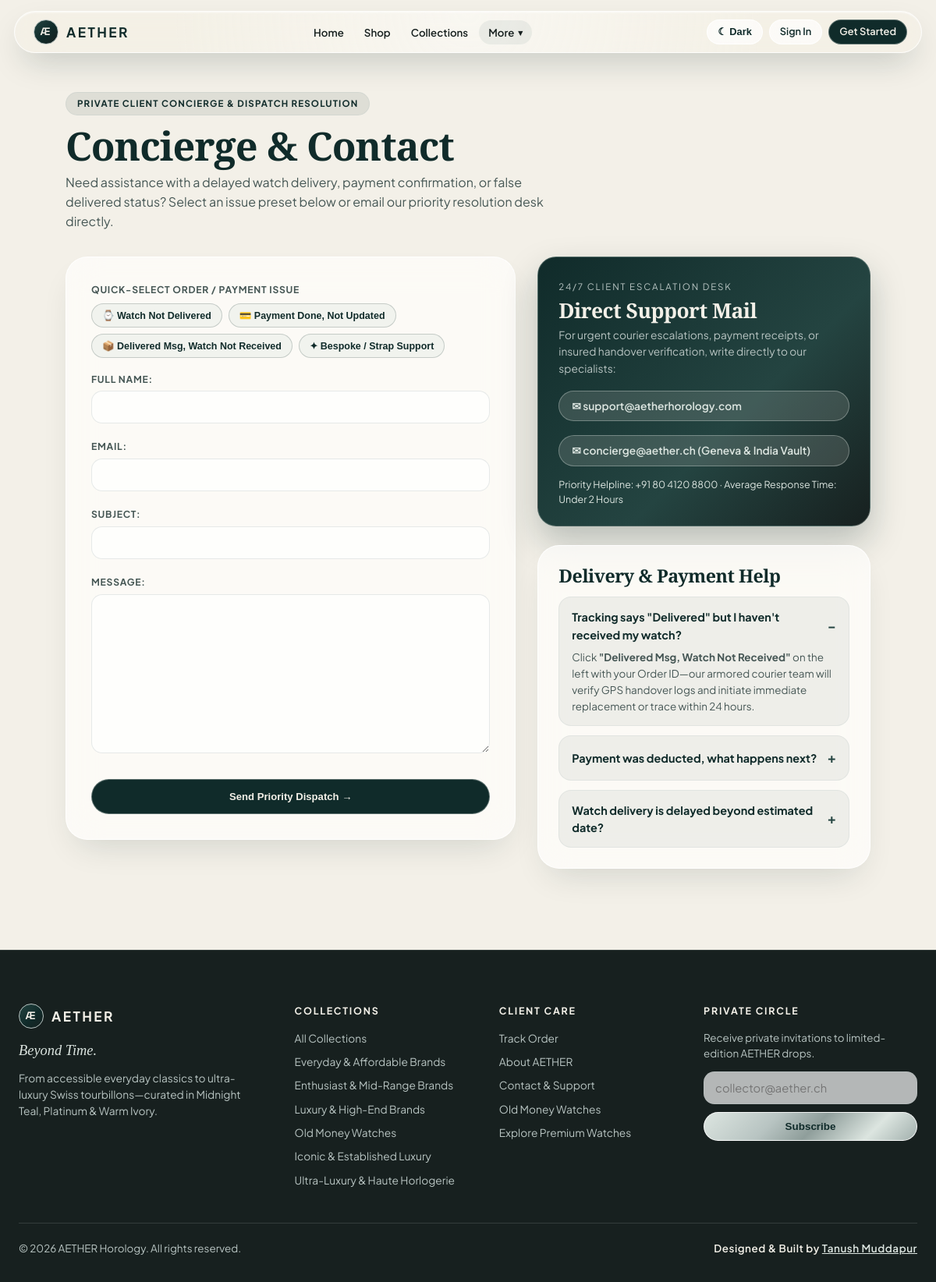
Page /contact/ on the committed database.
### store/models.py (models this page shows, shortened)
class Category(models.Model):
    name = models.CharField(max_length=120, unique=True)
    slug = models.SlugField(max_length=140, unique=True, blank=True)
    description = models.TextField(blank=True)
    image = models.ImageField(upload_to='collections/', blank=True, null=True)
    image_url = models.URLField(blank=True)
    display_order = models.PositiveIntegerField(default=0)
    class Meta:
        ordering = ['display_order', 'name']

### store/views.py (the view)
# urls.py: path('contact/', views.contact, name='contact'),
def contact(request):
    if request.method == 'POST':
        form = ContactForm(request.POST)
        if form.is_valid():
            form.save()
            messages.success(request, 'Your message has been received by the AETHER Concierge Desk.')
            return redirect('store:contact')
    else:
        initial = {}
        if request.user.is_authenticated:
            initial = {
                'full_name': getattr(request.user.profile, 'full_name', request.user.username),
                'email': request.user.email,
            }
        form = ContactForm(initial=initial)
    return render(request, 'contact.html', {'form': form})

### store/forms.py
class ContactForm(forms.ModelForm):
    class Meta:
        model = ContactMessage
        fields = ['full_name', 'email', 'subject', 'message']

### store/context_processors.py (called while the page is built)
def global_nav_counts(request):
    cart_count = 0
    wishlist_count = 0
    wishlist_product_ids = []
    if request.user.is_authenticated:
        cart, _ = Cart.objects.get_or_create(user=request.user)
        wishlist, _ = Wishlist.objects.get_or_create(user=request.user)
        cart_count = cart.total_items
        wishlist_product_ids = list(wishlist.items.values_list('product_id', flat=True))
        wishlist_count = len(wishlist_product_ids)
    return {
        'nav_cart_count': cart_count,
        'nav_wishlist_count': wishlist_count,
        'wishlist_product_ids': wishlist_product_ids,
        'nav_collections': Category.objects.all(),
    }

### templates/contact.html (shortened to what this page needs)
{% extends 'base.html' %}
{% block content %}
  <main style="padding:64px 0 104px;">
    <div class="container" style="max-width:1080px;">
      <div class="slide-down in-view" style="margin-bottom:32px;">
        <span class="eyebrow-pill">PRIVATE CLIENT CONCIERGE &amp; DISPATCH RESOLUTION</span>
        <h1 style="font-size:clamp(2.3rem, 4.2vw, 3.3rem); margin-bottom:8px;">Concierge &amp; Contact</h1>
        <p style="color:var(--text-muted); max-width:640px;">
          Need assistance with a delayed watch delivery, payment confirmation, or false delivered status? Select an issue preset below or email our priority resolution desk directly.
        </p>
      </div>
      <div class="concierge-grid">
        <div class="glass-card slide-up in-view" style="padding:32px;">
          <span class="form-label">Quick-Select Order / Payment Issue</span>
          <div class="issue-preset-grid">
            <button type="button" class="issue-chip" onclick="selectSupportIssue(this, 'Watch Not Delivered Yet', 'Hello AETHER Concierge,\n\nMy watch order has not been delivered within the expected schedule. Order ID: ATH-')">
              ⌚ Watch Not Delivered
            </button>
            <button type="button" class="issue-chip" onclick="selectSupportIssue(this, 'Payment Done — Order Pending / Not Confirmed', 'Hello AETHER Concierge,\n\nMy payment has been debited successfully, but my order status is not reflecting payment confirmation. Order ID / Transaction Ref: ')">
              💳 Payment Done, Not Updated
            </button>
            <button type="button" class="issue-chip" onclick="selectSupportIssue(this, 'Marked Delivered But Watch Not Received', 'Hello AETHER Concierge,\n\nMy tracking shows Delivered, however I have not physically received the timepiece package at my address. Order ID: ATH-')">
              📦 Delivered Msg, Watch Not Received
            </button>
            <button type="button" class="issue-chip" onclick="selectSupportIssue(this, 'Wrong Color / Custom Mix Strap Inquiry', 'Hello AETHER Concierge,\n\nI would like assistance regarding my watch dial/strap customization. Order ID: ATH-')">
              ✦ Bespoke / Strap Support
            </button>
          </div>
          <form method="post" class="concierge-form" style="display:flex; flex-direction:column; gap:6px;">
            {{ form.as_p }}
            <button type="submit" class="pill-primary-btn" style="padding:14px 24px; margin-top:6px;">Send Priority Dispatch →</button>
          </form>
        </div>
        <div class="slide-up in-view">
          <div class="support-banner">
            <span style="font-size:0.72rem; letter-spacing:0.16em; text-transform:uppercase; color:var(--platinum);">24/7 CLIENT ESCALATION DESK</span>
            <h2 style="color:var(--warm-ivory); font-size:1.65rem; margin-top:6px;">Direct Support Mail</h2>
            <p style="font-size:0.86rem; color:var(--platinum); margin-top:6px; line-height:1.55;">
              For urgent courier escalations, payment receipts, or insured handover verification, write directly to our specialists:
            </p>
            <div style="display:flex; flex-direction:column; gap:8px; margin-top:8px;">
              <a href="mailto:support@aetherhorology.com" class="support-mail-pill">✉ support@aetherhorology.com</a>
              <a href="mailto:concierge@aether.ch" class="support-mail-pill">✉ concierge@aether.ch (Geneva &amp; India Vault)</a>
            </div>
            <p style="font-size:0.78rem; color:var(--mist-accent); margin-top:14px;">
              Priority Helpline: +91 80 4120 8800 · Average Response Time: Under 2 Hours
            </p>
          </div>
          <div class="glass-card" style="padding:26px;">
            <h3 style="font-size:1.45rem; margin-bottom:14px;">Delivery &amp; Payment Help</h3>
            <div class="faq-accordion">
              <details class="faq-item" open>
                <summary>Tracking says "Delivered" but I haven't received my watch?</summary>
                <p>Click <strong>"Delivered Msg, Watch Not Received"</strong> on the left with your Order ID—our armored courier team will verify GPS handover logs and initiate immediate replacement or trace within 24 hours.</p>
              </details>
              <details class="faq-item">
                <summary>Payment was deducted, what happens next?</summary>
              </details>
              <details class="faq-item">
                <summary>Watch delivery is delayed beyond estimated date?</summary>
              </details>
            </div>
          </div>
        </div>
      </div>
    </div>
  </main>
{% endblock %}

### templates/base.html (shortened to what this page needs)
{% load static %}
<!DOCTYPE html>
<html lang="en">
<head>
  <link rel="stylesheet" href="{% static 'css/style.css' %}" />
</head>
<body class="{% block body_class %}{% endblock %}">
  <header class="liquid-nav-wrapper" id="liquid-nav-wrapper">
    <nav class="liquid-glass-nav" aria-label="Main Navigation">
      <a href="{% url 'store:home' %}" class="nav-brand">
        <span class="brand-emblem">Æ</span>
        <span>AETHER</span>
      </a>
      <ul class="nav-links" id="primary-nav-menu">
        <li><a href="{% url 'store:home' %}" class="{% if request.resolver_match.url_name == 'home' %}active{% endif %}">Home</a></li>
        <li><a href="{% url 'store:shop' %}?collection=all" class="{% if request.resolver_match.url_name == 'shop' %}active{% endif %}">Shop</a></li>
        <li><a href="{% url 'store:home' %}#collections">Collections</a></li>
        <li class="nav-dropdown" id="nav-more-dropdown">
          <button type="button" class="nav-dropdown-trigger {% if request.resolver_match.url_name in 'about,track_order,contact' %}active{% endif %}" onclick="toggleMoreMenu(event)">
            More <span style="font-size:0.7rem;">▾</span>
          </button>
        </li>
      </ul>
      <div class="nav-actions">
        <button type="button" id="theme-toggle-btn" class="pill-badge-btn nav-compact-btn" title="Switch Light / Dark Mode">☾ Dark</button>
        {% if user.is_authenticated %}
          <a href="{% url 'store:wishlist' %}" class="pill-badge-btn nav-compact-btn" title="Wishlist">
            ♡ <span class="count-pill">{{ nav_wishlist_count }}</span>
          </a>
          <a href="{% url 'store:cart' %}" class="pill-badge-btn nav-compact-btn" title="Cart">
            🛍 <span class="count-pill">{{ nav_cart_count }}</span>
          </a>
          {% if user.is_staff %}
            <a href="{% url 'store:admin_console' %}" class="pill-metallic-btn nav-compact-btn">
              Admin
            </a>
          {% endif %}
          <a href="{% url 'accounts:dashboard' %}" class="pill-badge-btn nav-compact-btn" title="Account / Profile">
            👤 {{ user.first_name|default:user.username }}
          </a>
          <form method="post" action="{% url 'accounts:logout' %}" style="margin:0;">
            {% csrf_token %}
            <button type="submit" class="pill-primary-btn nav-compact-btn">Logout</button>
          </form>
        {% else %}
          <a href="{% url 'accounts:login' %}" class="pill-badge-btn nav-compact-btn">Sign In</a>
          <a href="{% url 'accounts:register' %}" class="pill-primary-btn nav-compact-btn">Get Started</a>
        {% endif %}
      </div>
    </nav>
  </header>
  {% block content %}{% endblock %}
  <footer class="site-footer">
    <div class="container">
      <div class="footer-grid">
        <div>
          <a href="{% url 'store:home' %}" class="nav-brand" style="color:var(--warm-ivory); margin-bottom:14px;">
            <span class="brand-emblem">Æ</span>
            <span>AETHER</span>
          </a>
          <p style="font-family:var(--font-serif); font-style:italic; font-size:1.15rem; color:var(--mist-accent); margin-bottom:10px;">
            Beyond Time.
          </p>
          <p style="font-size:0.86rem; max-width:300px;">
            From accessible everyday classics to ultra-luxury Swiss tourbillons—curated in Midnight Teal, Platinum &amp; Warm Ivory.
          </p>
        </div>
        <div>
          <h4 style="color:var(--warm-ivory); font-size:0.78rem; letter-spacing:0.14em; text-transform:uppercase; margin-bottom:14px;">Collections</h4>
          <ul style="list-style:none; display:flex; flex-direction:column; gap:9px; font-size:0.86rem;">
            <li><a href="{% url 'store:shop' %}?collection=all">All Collections</a></li>
            {% for col in nav_collections %}
              <li><a href="{% url 'store:shop' %}?collection={{ col.slug }}">{{ col.name }}</a></li>
            {% endfor %}
          </ul>
        </div>
        <div>
          <h4 style="color:var(--warm-ivory); font-size:0.78rem; letter-spacing:0.14em; text-transform:uppercase; margin-bottom:14px;">Client Care</h4>
          <ul style="list-style:none; display:flex; flex-direction:column; gap:9px; font-size:0.86rem;">
            <li><a href="{% url 'orders:track_order' %}">Track Order</a></li>
            <li><a href="{% url 'store:about' %}">About AETHER</a></li>
            <li><a href="{% url 'store:contact' %}">Contact &amp; Support</a></li>
            <li><a href="{% url 'store:shop' %}?old_money=1">Old Money Watches</a></li>
            <li><a href="{% if user.is_authenticated %}{% url 'store:premium_watches' %}{% else %}{% url 'accounts:login' %}{% endif %}">Explore Premium Watches</a></li>
          </ul>
        </div>
        <div>
          <h4 style="color:var(--warm-ivory); font-size:0.78rem; letter-spacing:0.14em; text-transform:uppercase; margin-bottom:14px;">Private Circle</h4>
          <p style="font-size:0.84rem; margin-bottom:12px;">Receive private invitations to limited-edition AETHER drops.</p>
          <form method="post" action="{% url 'store:subscribe_newsletter' %}" style="display:flex; flex-direction:column; gap:10px;">
            <input type="email" name="email" class="aether-input" placeholder="collector@aether.ch" required />
            <button type="submit" class="pill-metallic-btn" style="width:100%;">Subscribe</button>
          </form>
        </div>
      </div>
      <div style="border-top:1px solid rgba(184,196,194,0.18); padding-top:22px; display:flex; flex-wrap:wrap; justify-content:space-between; align-items:center; gap:12px; font-size:0.84rem;">
        <span>© 2026 AETHER Horology. All rights reserved.</span>
        <span style="color:var(--warm-ivory); font-weight:600; letter-spacing:0.04em;">
          Designed &amp; Built by <span style="color:var(--mist-accent); text-decoration:underline;">Tanush Muddapur</span>
        </span>
      </div>
    </div>
  </footer>
</body>
</html>

### templates/contact.html (style rules this page uses)
.concierge-grid { display: grid; grid-template-columns: 1.15fr 0.85fr; gap: 28px; align-items: start; }
.support-banner { background: linear-gradient(135deg, var(--midnight-teal) 0%, var(--secondary-teal) 60%, var(--deep-charcoal) 100%); color: var(--warm-ivory); border-radius: 24px; padding: 24px 26px; margin-bottom: 24px; border: 1px solid rgba(220, 229, 224, 0.25); box-shadow: 0 20px 44px rgba(16, 43, 42, 0.25); }
.support-mail-pill { display: inline-flex; align-items: center; gap: 8px; margin-top: 10px; padding: 8px 16px; border-radius: 9999px; background: rgba(243, 240, 232, 0.14); border: 1px solid rgba(220, 229, 224, 0.35); color: var(--mist-accent); font-size: 0.86rem; font-weight: 600; transition: all 0.3s ease; }
.issue-preset-grid { display: flex; flex-wrap: wrap; gap: 8px; margin: 8px 0 18px; }
.issue-chip { padding: 7px 13px; border-radius: 9999px; border: 1px solid rgba(16, 43, 42, 0.2); background: rgba(220, 229, 224, 0.35); color: var(--heading-color); font-size: 0.78rem; font-weight: 600; cursor: pointer; transition: all 0.28s ease; }
.concierge-form p { margin-bottom: 14px; }
.concierge-form label { display: block; font-size: 0.76rem; font-weight: 700; text-transform: uppercase; letter-spacing: 0.06em; color: var(--text-muted); margin-bottom: 6px; }
.faq-accordion { display: flex; flex-direction: column; gap: 12px; }
.faq-item { border-radius: 16px; background: rgba(16, 43, 42, 0.06); border: 1px solid rgba(184, 196, 194, 0.25); padding: 14px 16px; }
.faq-item summary { font-weight: 700; font-size: 0.9rem; color: var(--heading-color); cursor: pointer; list-style: none; display: flex; justify-content: space-between; align-items: center; }
.faq-item summary::after { content: "+"; font-size: 1.1rem; color: var(--secondary-teal); }
.faq-item[open] summary::after { content: "−"; }
.faq-item p { margin-top: 8px; font-size: 0.84rem; color: var(--text-muted); line-height: 1.55; }

### rows in the picture
Category: name "Everyday & Affordable Brands"
Category: name "Enthusiast & Mid-Range Brands"
Category: name "Luxury & High-End Brands"
Category: name "Old Money Watches"
Category: name "Iconic & Established Luxury"
Category: name "Ultra-Luxury & Haute Horlogerie"
